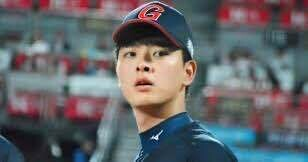
#> input picture pythonProject/openCV/이미지.jpg, 308 x 162 px
$ python openCV-ex01.py
#> lines starting #> are read from the running program, lines starting #| are printed output that depends on the picture; after the words box and inside, x2 and y2 are one past the last pixel; in counts of white or black regions, pixels touching at a corner belong together
import numpy as np
import cv2

# 얼굴과 눈을 찾기위한 OpenCV 알고리즘이 적용된 파일을 불러온다
face_cascade = cv2.CascadeClassifier(cv2.data.haarcascades + 'haarcascade_frontalface_default.xml')
eye_cascade = cv2.CascadeClassifier(cv2.data.haarcascades + 'haarcascade_eye.xml')

# 한글 경로에 파일을 읽지 못해 넘파이로 파일을 읽어옴
ff = np.fromfile(r'이미지.png', np.uint8)
# 넘파이에 이미지를 opencv 이미지로 불러온다
img = cv2.imdecode(ff, cv2.IMREAD_UNCHANGED)
#> img is the input picture: shape (162, 308, 3); mean B, G, R 104.6, 100.9, 99.4
# 이미지 크기조절 fx, fy 비율로 조절 1.0 원래의 크기로
img = cv2.resize(img, dsize=(0, 0), fx=1.0, fy=1.0, interpolation=cv2.INTER_LINEAR)

# 이미지에서 얼굴을 찾기 위해 회색조 처리
gray = cv2.cvtColor(img, cv2.COLOR_BGR2GRAY)
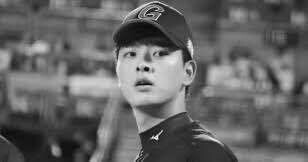
#> gray: shape (162, 308); min 4, max 251, mean 100.9

# 여러개의 얼굴을 찾아, 감도, 이웃거리를 조절
faces = face_cascade.detectMultiScale(gray, 1.2, 5)
#> faces = [[108, 28, 69, 69]]
for (x, y, w, h) in faces:
    cv2.rectangle(img, (x, y), (x+w, y+h), (255, 0, 0), 2)
    roi_gray = gray[y:y+h, x:x+w]
    roi_color = img[y:y+h, x:x+w]
    eyes = eye_cascade.detectMultiScale(roi_gray)
    # 얼굴을 찾아 파란색 네모로 표시
    for (ex, ey, ew, eh) in eyes:  # 눈을 찾아 녹색 네모로 표시
        cv2.rectangle(roi_color, (ex, ey), (ex+ew, ey+eh), (0, 255, 0), 2)
#> this loop made 1 pass
#> (x, y, w, h, eyes) on pass 1: (108, 28, 69, 69, [[12, 15, 22, 22], [34, 16, 22, 22], [26, 30, 22, 22]])
#> pass 1, `roi_gray = gray[y:y+h, x:x+w]`:
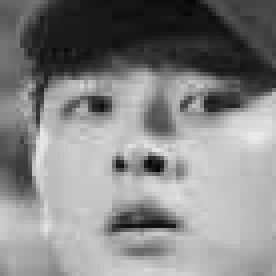
#> roi_gray: shape (69, 69) (shown 4 times larger); min 7, max 235, mean 133.5
#> pass 1, `roi_color = img[y:y+h, x:x+w]`:
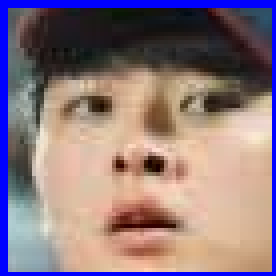
#> roi_color: shape (69, 69, 3) (shown 4 times larger); mean B, G, R 126, 119.5, 140
#> after the loop:
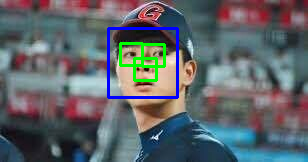
#> img: shape (162, 308, 3); 3.02% of pixels changed, all inside (x1, y1, x2, y2) = (107, 27, 179, 99)
#> after the loop:
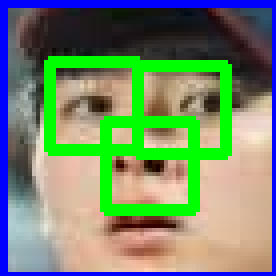
#> roi_color: shape (69, 69, 3) (shown 4 times larger); 14.35% of pixels changed, all inside (x1, y1, x2, y2) = (11, 14, 58, 54)

cv2.imshow('face find', img)
cv2.waitKey(0)
cv2.destroyAllWindows()
